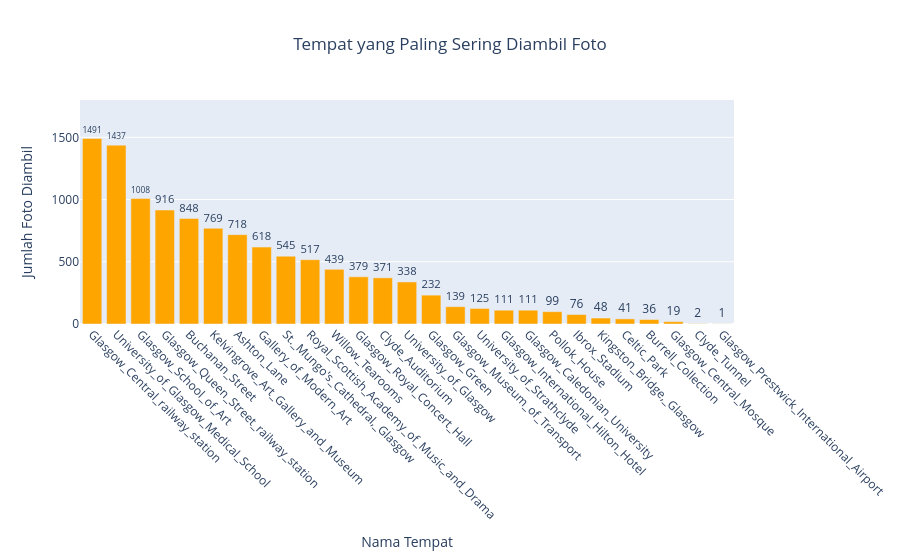

Notebook code cell kept with this figure:
### Markdown cell above
### Glasgow

### Code cell
import plotly.express as px

visit_counts = dfg3.groupby("poiName").size().reset_index(name="visit_count")

visit_counts = visit_counts.sort_values(by="visit_count", ascending=False)

fig = px.bar(
    visit_counts,
    x="poiName",
    y="visit_count",
    title="Tempat yang Paling Sering Diambil Foto",
    labels={"poiName": "Nama Tempat", "visit_count": "Jumlah Foto Diambil"},
    text="visit_count"
)


fig.update_traces(marker_color="orange", textposition="outside")
fig.update_layout(
    xaxis_tickangle=45,
    title=dict(x=0.5),
    yaxis=dict(range=[0, 1800])
)

# Tampilkan plot
fig.show()

### Figure 1 — Plotly figure (JSON) as saved in the notebook; plotly's stock layout.template omitted (floating-point values rounded to 4 significant figures)
{"data": [{"alignmentgroup": "True", "hovertemplate": "Nama Tempat=%{x}<br>Jumlah Foto Diambil=%{text}<extra></extra>", "legendgroup": "", "marker": {"color": "orange", "pattern": {"shape": ""}}, "name": "", "offsetgroup": "", "orientation": "v", "showlegend": false, "text": [1491, 1437, 1008, 916, 848, 769, 718, 618, 545, 517, 439, 379, 371, 338, 232, 139, 125, 111, 111, 99, 76, 48, 41, 36, 19, 2, 1], "textposition": "outside", "type": "bar", "x": ["Glasgow_Central_railway_station", "University_of_Glasgow_Medical_School", "Glasgow_School_of_Art", "Glasgow_Queen_Street_railway_station", "Buchanan_Street", "Kelvingrove_Art_Gallery_and_Museum", "Ashton_Lane", "Gallery_of_Modern_Art", "St._Mungo's_Cathedral,_Glasgow", "Royal_Scottish_Academy_of_Music_and_Drama", "Willow_Tearooms", "Glasgow_Royal_Concert_Hall", "Clyde_Auditorium", "University_of_Glasgow", "Glasgow_Green", "Glasgow_Museum_of_Transport", "University_of_Strathclyde", "Glasgow_International_Hilton_Hotel", "Glasgow_Caledonian_University", "Pollok_House", "Ibrox_Stadium", "Kingston_Bridge,_Glasgow", "Celtic_Park", "Burrell_Collection", "Glasgow_Central_Mosque", "Clyde_Tunnel", "Glasgow_Prestwick_International_Airport"], "xaxis": "x", "y": [1491, 1437, 1008, 916, 848, 769, 718, 618, 545, 517, 439, 379, 371, 338, 232, 139, 125, 111, 111, 99, 76, 48, 41, 36, 19, 2, 1], "yaxis": "y"}], "layout": {"barmode": "relative", "legend": {"tracegroupgap": 0}, "title": {"text": "Tempat yang Paling Sering Diambil Foto", "x": 0.5}, "xaxis": {"anchor": "y", "domain": [0, 1], "tickangle": 45, "title": {"text": "Nama Tempat"}}, "yaxis": {"anchor": "x", "domain": [0, 1], "range": [0, 1800], "title": {"text": "Jumlah Foto Diambil"}}}}
